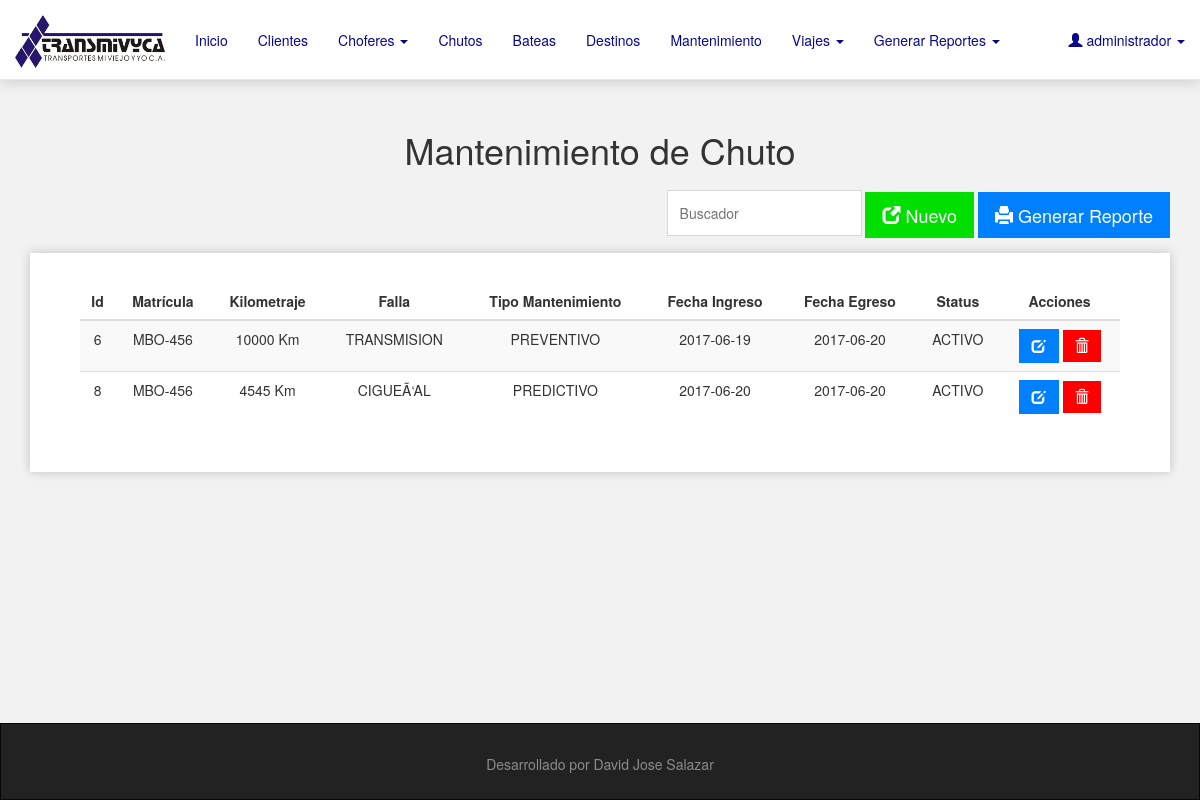
Screenshot of /views/mantenimiento-chuto.php (signed in) with the database file from the repository.
### tables this page shows
CREATE TABLE `mantenimiento_chuto` (
  `id_mantenimiento` int(11) NOT NULL,
  `id_chuto` int(11) NOT NULL,
  `kilometraje` varchar(45) NOT NULL,
  `falla` varchar(200) NOT NULL,
  `tipo_mantenimiento` varchar(200) NOT NULL,
  `fecha_ingreso` date NOT NULL,
  `fecha_egreso` date DEFAULT NULL,
  `status` varchar(8) NOT NULL
);

CREATE TABLE `chuto` (
  `id_chuto` int(11) NOT NULL,
  `matricula_chuto` varchar(10) NOT NULL,
  `marca` varchar(45) NOT NULL,
  `modelo` varchar(45) NOT NULL,
  `color` varchar(45) NOT NULL,
  `eje` int(11) NOT NULL,
  `annio` varchar(4) NOT NULL,
  `serial_motor` varchar(45) NOT NULL,
  `serial_carroceria` varchar(45) NOT NULL
);

### models/class.mantenimiento.php (called while the page is built, shortened)
<?php
class Mantenimiento {
    private $pdo;
    public function __CONSTRUCT() {
        $database = new Database();
		$db = $database->connection();
		$this->pdo = $db;
    }
    public function Listar() {
        try {
            $sql = "SELECT c.matricula_chuto, m.id_mantenimiento, m.kilometraje, m.falla, m.tipo_mantenimiento,
                    m.fecha_ingreso, m.fecha_egreso, m.status
                    FROM mantenimiento_chuto m INNER JOIN chuto c ON m.id_chuto = c.id_chuto
                    ORDER BY id_mantenimiento ASC";
            $stm = $this->pdo->prepare($sql);
            $stm->execute();
            $data = $stm->fetchAll(PDO::FETCH_ASSOC);
            return $data;
        } catch(PDOException $e) {
            die('ERROR: ' . $e->getMessage());
        }
    }
}

### views/mantenimiento-chuto.php (the view, shortened to what this page needs)
<?php
require_once '../models/class.mantenimiento.php';
$listar = new Mantenimiento();
?>
<!Doctype html>
<html lang="es">
    <?php include '../assets/head.php'; ?>
    <body>
        <?php include 'navbar.php'; ?>
        <h1 class="titulo text-center">Mantenimiento de Chuto</h1>
        <div class="container">
            <div class="text-right">
                <input id="buscadorMantenimiento" class="buscador" type="text" placeholder="Buscador" onKeyUp="this.value=this.value.toUpperCase()" onpaste="return false" autocomplete="off">
                <a class="btn btn-success btn-lg" data-toggle="modal" data-target="#nuevo"><span class="glyphicon glyphicon-new-window"></span> Nuevo</a>
                <a id="reporte" class="btn btn-primary btn-lg" onclick="reporteMantenimiento()"><span class="glyphicon glyphicon-print"></span> Generar Reporte</a>
            </div>
            <div id="listado" class="table-responsive">
                <table class="table table-striped">
                    <thead>
                        <tr>
                            <th>Id</th>
                            <th>Matrícula</th>
                            <th>Kilometraje</th>
                            <th>Falla</th>
                            <th>Tipo Mantenimiento</th>
                            <th>Fecha Ingreso</th>
                            <th>Fecha Egreso</th>
                            <th>Status</th>
                            <th>Acciones</th>
                        </tr>
                    </thead>
                    <tbody class="text-center">
                        <?php
                        $data = $listar->Listar();
                        foreach ($data as $valor) { ?>
                        <tr>
                            <td><?php echo $valor['id_mantenimiento']; ?></td>
                            <td><?php echo $valor['matricula_chuto']; ?></td>
                            <td><?php echo $valor['kilometraje']; ?> Km</td>
                            <td><?php echo $valor['falla']; ?></td>
                            <td><?php echo $valor['tipo_mantenimiento']; ?></td>
                            <td><?php echo $valor['fecha_ingreso']; ?></td>
                            <td><?php echo $valor['fecha_egreso']; ?></td>
                            <td><?php echo $valor['status']; ?></td>
                            <td>
                                <?php
                                if ($_SESSION['privilegio'] == "administrador") { ?>
                                <a class="btn btn-primary" data-toggle="tooltip" data-placement="bottom" title="Editar" onclick="obtenerMantenimiento(<?php echo $valor['id_mantenimiento']; ?>)">
                                    <span class="glyphicon glyphicon-edit"></span>
                                </a>
                                <a class="btn btn-danger" data-toggle="tooltip" data-placement="bottom" title="Eliminar" onclick="eliminarMantenimiento(<?php echo $valor['id_mantenimiento']; ?>)">
                                    <span class="glyphicon glyphicon-trash"></span>
                                </a>
                                <?php
                                } else { ?>
                                <a class="btn btn-primary" data-toggle="tooltip" data-placement="bottom" title="Editar" onclick="obtenerMantenimiento(<?php echo $valor['id_mantenimiento']; ?>)">
                                    <span class="glyphicon glyphicon-edit"></span>
                                </a>
                                <?php } ?>
                            </td>
                        </tr>
                        <?php
                        }
                        ?>
                    </tbody>
                </table>
            </div>
        </div>
        <?php include '../assets/footer.php'; ?>
    </body>
</html>

### assets/css/style.css (style rules this page uses)
body { background-color: #f2f2f2; display: flex; min-height: 100vh; flex-direction: column; }
.buscador { padding: 12px; border: 1px solid #d8d8d8; color: #848484; }
.titulo { margin-top: 130px; margin-bottom: 20px; }
.table-responsive { margin-top: 15px; padding: 30px 50px; background-color: #fff; box-shadow: 0 0px 10px 0 rgba(0,0,0,.2); }
.table thead tr th { text-align: center; }
.btn { border-radius: 0; transition: all .25s ease; }
.btn-primary, .btn-primary:hover { background-color: #0080ff; border: 1px solid #0080ff; }
.btn-success, .btn-success:hover { background-color: #01df01; border: solid 1px #01df01; }
.btn-danger, .btn-danger:hover { background-color: #ff0000; border: none; }

### rows the page displays
mantenimiento_chuto: id_mantenimiento "6", id_chuto.matricula_chuto "MBO-456", kilometraje "10000", falla "TRANSMISION", tipo_mantenimiento "PREVENTIVO", fecha_ingreso "2017-06-19", fecha_egreso "2017-06-20", status "ACTIVO"
mantenimiento_chuto: id_mantenimiento "8", id_chuto.matricula_chuto "MBO-456", kilometraje "4545", falla "CIGUEÃ‘AL", tipo_mantenimiento "PREDICTIVO", fecha_ingreso "2017-06-20", fecha_egreso "2017-06-20", status "ACTIVO"

### other values shown
$_SESSION['user_session'] "administrador"
